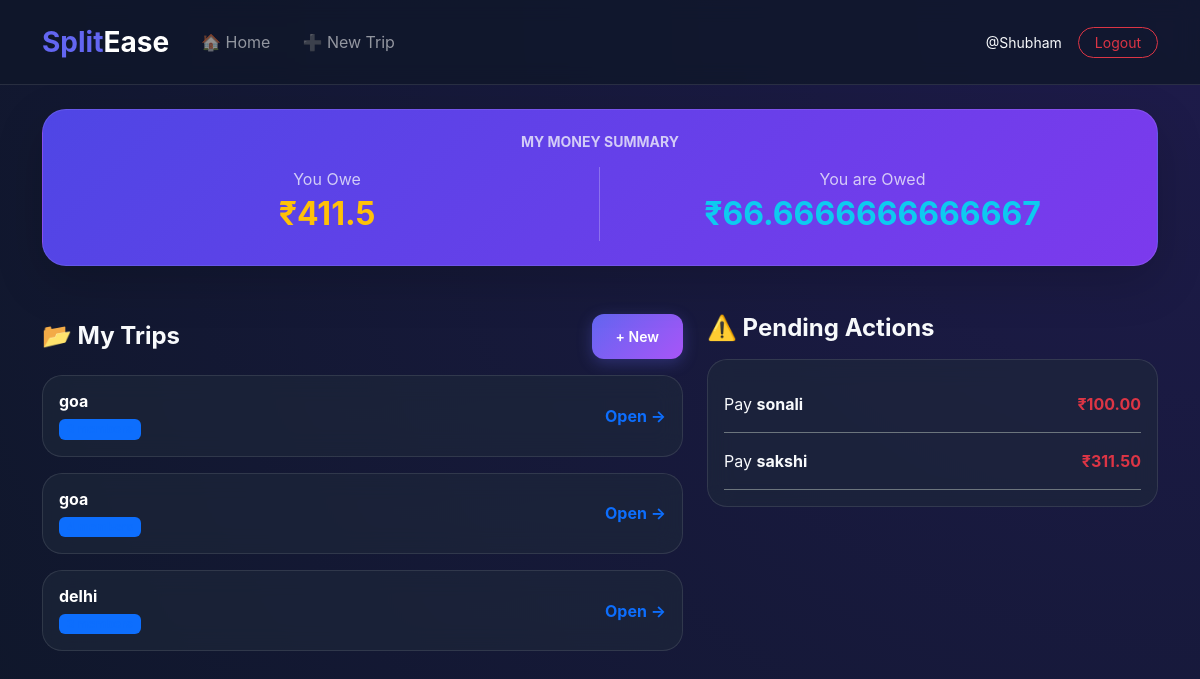
Screenshot of /home/ (signed in) with the database file from the repository.
### expenses/models.py (models this page shows, shortened)
class Trip(models.Model):
    name = models.CharField(max_length=100)
    description = models.TextField(null=True,blank=True)
    members = models.ManyToManyField(User, related_name="trips")
    created_by = models.ForeignKey(User, on_delete=models.CASCADE, related_name="created_trips", null=True, blank=True)
    created_at = models.DateTimeField(auto_now_add=True,null=True, blank=True)

class Debt(models.Model):
    trip = models.ForeignKey(Trip, on_delete=models.CASCADE)
    from_user = models.ForeignKey(User, related_name="debts_to_pay", on_delete=models.CASCADE)
    to_user = models.ForeignKey(User, related_name="debts_to_receive", on_delete=models.CASCADE)
    amount = models.DecimalField(max_digits=10, decimal_places=2, default=0)
    class Meta:
        unique_together = ('trip', 'from_user', 'to_user')

### expenses/views.py (the view)
# urls.py: path('home/', views.home, name='home'),
@login_required
def home(request):
    my_trips = request.user.trips.all()
    to_pay_list = Debt.objects.filter(from_user=request.user).exclude(amount=0)
    to_receive_list = Debt.objects.filter(to_user=request.user).exclude(amount=0)
    total_to_pay = to_pay_list.aggregate(Sum('amount'))['amount__sum'] or 0
    total_to_receive = to_receive_list.aggregate(Sum('amount'))['amount__sum'] or 0
    trip_payer_status = {}
    for trip in my_trips:
        has_paid = Expense.objects.filter(trip=trip, paid_by=request.user).exists()
        trip_payer_status[trip.id] = has_paid
    context = {
        'my_trips': my_trips,
        'to_pay': to_pay_list,
        'to_receive': to_receive_list,
        'total_to_pay': total_to_pay,
        'total_to_receive': total_to_receive,
        'trip_payer_status': trip_payer_status,
    }
    return render(request, 'expenses/home.html', context)

### expenses/templates/expenses/home.html (shortened to what this page needs)
{% extends 'base.html' %}
{% load custom_filters %}
{% block content %}
<div class="card gradient-card p-4 mb-5 shadow-lg border-0 text-center text-white">
    <h6 class="opacity-75 mb-3 fw-bold text-uppercase small">My Money Summary</h6>
    <div class="row">
        <div class="col-6 border-end border-white border-opacity-25">
            <p class="mb-1 opacity-75">You Owe</p>
            <h2 class="fw-bold text-warning">₹{{ total_to_pay }}</h2>
        </div>
        <div class="col-6">
            <p class="mb-1 opacity-75">You are Owed</p>
            <h2 class="fw-bold text-info">₹{{ total_to_receive }}</h2>
        </div>
    </div>
</div>
<div class="row g-4">
    <div class="col-md-7">
        <div class="d-flex justify-content-between align-items-center mb-3">
            <h4 class="fw-bold m-0">📂 My Trips</h4>
            <a href="{% url 'create_trip' %}" class="btn btn-primary btn-sm">+ New</a>
        </div>
        <div class="list-group">
            {% for trip in my_trips %}
            <div class="list-group-item glass-card d-flex justify-content-between align-items-center p-3 mb-3">
                <a href="{% url 'trip_dashboard' trip.id %}" class="text-decoration-none flex-grow-1">
                    <div>
                        <h6 class="fw-bold text-white mb-1">{{ trip.name }}</h6>
                        <span class="badge bg-primary bg-opacity-20 text-primary">{{ trip.members.count }} members</span>
                    </div>
                </a>
                <div class="d-flex align-items-center gap-2">
                    <span class="text-primary fw-bold">Open →</span>
                </div>
            </div>
            {% endfor %}
        </div>
    </div>
    <div class="col-md-5">
        <h4 class="fw-bold mb-3">⚠️ Pending Actions</h4>
        <div class="card p-3">
            {% for d in to_pay %}
            <div class="d-flex justify-content-between py-3 border-bottom border-secondary">
                <span>Pay <strong>{{ d.to_user.username }}</strong></span>
                <span class="text-danger fw-bold">₹{{ d.amount }}</span>
            </div>
            {% empty %}
            <p class="text-success text-center my-3">🎉 All settled up!</p>
            {% endfor %}
        </div>
    </div>
</div>
{% endblock %}

### expenses/templates/base.html (shortened to what this page needs)
{% load static %}
<!DOCTYPE html>
<html lang="en">
<head>
    <link href="https://cdn.jsdelivr.net/npm/bootstrap@5.3.0/dist/css/bootstrap.min.css" rel="stylesheet">
    <link rel="stylesheet" href="{% static 'css/style.css' %}">
    <link href="https://cdn.jsdelivr.net/npm/tom-select@2.2.2/dist/css/tom-select.bootstrap5.min.css" rel="stylesheet">
</head>
<body>
    <nav class="navbar navbar-expand-lg navbar-dark navbar-custom sticky-top py-3">
        <div class="container">
            <a class="navbar-brand fw-bold fs-3" href="{% url 'home' %}">
                <span style="color: var(--primary);">Split</span>Ease
            </a>
            <div class="collapse navbar-collapse" id="navbarNav">
                <ul class="navbar-nav me-auto">
                    <li class="nav-item"><a class="nav-link px-3" href="{% url 'home' %}">🏠 Home</a></li>
                    <li class="nav-item"><a class="nav-link px-3" href="{% url 'create_trip' %}">➕ New Trip</a></li>
                </ul>
                {% if user.is_authenticated %}
                <div class="d-flex align-items-center gap-3">
                    <span class=" small">@{{ user.username }}</span>
                    <form action="{% url 'logout' %}" method="post" class="m-0">
                        <button type="submit" class="btn btn-outline-danger btn-sm rounded-pill px-3">Logout</button>
                    </form>
                </div>
                {% endif %}
            </div>
        </div>
    </nav>
    <div class="container mt-4">
        {% block content %}{% endblock %}
    </div>
</body>
</html>

### static/css/style.css (style rules this page uses)
:root { --primary: #6366f1; --primary-hover: #4f46e5; --accent: #a855f7; --bg-dark: #0f172a; --glass-bg: rgba(30, 41, 59, 0.6); --glass-border: rgba(255, 255, 255, 0.1); --text-main: #f8fafc; --text-muted: #94a3b8; }
body { background: radial-gradient(circle at top right, #1e1b4b, #0f172a); background-attachment: fixed; color: var(--text-main); font-family: 'Inter', system-ui, -apple-system, sans-serif; min-height: 100vh; }
.card, .glass-card { background: var(--glass-bg) !important; backdrop-filter: blur(12px); -webkit-backdrop-filter: blur(12px); border: 1px solid var(--glass-border) !important; border-radius: 20px !important; color: var(--text-main) !important; transition: transform 0.3s ease, box-shadow 0.3s ease; }
.btn-primary { background: linear-gradient(135deg, var(--primary) 0%, var(--accent) 100%) !important; border: none !important; padding: 12px 24px !important; font-weight: 600 !important; border-radius: 12px !important; box-shadow: 0 4px 15px rgba(99, 102, 241, 0.3) !important; }
.navbar-custom { background: rgba(15, 23, 42, 0.8) !important; backdrop-filter: blur(10px); border-bottom: 1px solid var(--glass-border); }
.gradient-card { background: linear-gradient(135deg, #4f46e5 0%, #7c3aed 100%) !important; border-radius: 24px !important; }

### rows the page displays
Trip: name "goa"
Trip: name "goa"
Trip: name "delhi"
Debt: to_user.username "sonali", amount "100.00"
Debt: to_user.username "sakshi", amount "311.50"

### other values shown
{{ user.username }} "Shubham"
{{ total_to_pay }} "411.5"
{{ total_to_receive }} "66.6666666666667"
